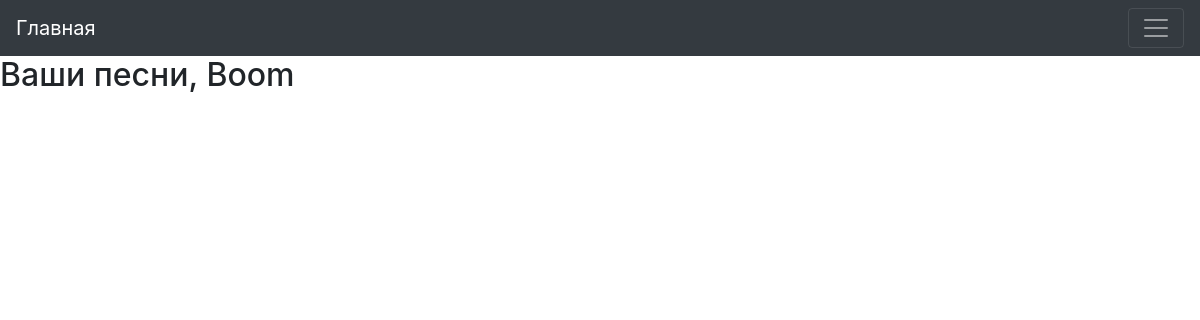
/basket/ (signed in), run on an earlier commit of the app's database.
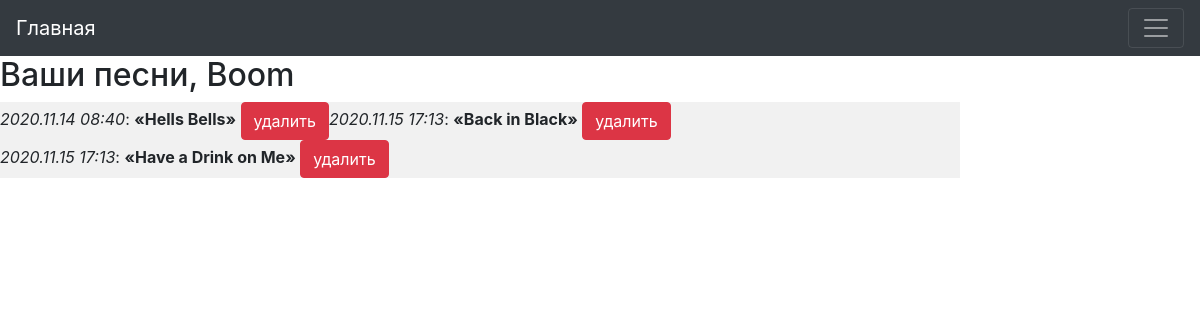
And on a later commit of the database.
### basketapp/models.py (models this page shows, shortened)
class SongBasket(models.Model):
    user = models.ForeignKey(User, on_delete=models.CASCADE)
    songe = models.ForeignKey(Song, on_delete=models.CASCADE)
    added = models.DateTimeField(auto_now_add=True)
    def to_html(self):
        return f'<i>{self.added.strftime("%Y.%m.%d %H:%M")}</i>: <b>{self.songe.name}</b>'

### checkapp/models.py (models this page shows, shortened)
class Song(models.Model):
    category = models.ForeignKey(Album,
                                 on_delete=models.CASCADE)
    name = models.CharField(max_length=200)
    time = models.TimeField(auto_now=False, auto_now_add=False)
    class Meta:
        verbose_name = 'Песня'
        verbose_name_plural = 'Песни'

### basketapp/views.py (the view)
# urls.py: path('', basketapp.index, name='index'),
def index(request):
    items = SongBasket.objects.filter(user=request.user)
    context = {
        'object_list': items,
    }
    return render(request, 'basketapp/index.html', context)

### basketapp/templates/basketapp/index.html
{% extends 'basketapp/base.html' %}
{% block content %}
    <div class="basket">
        <h2>Ваши песни, {{ user.username|capfirst }}</h2>
        <ul>
            {% for item in object_list %}
                <li class="basket-item-{{ item.pk }}">
                {{ item.to_html|safe }}
                    <a href="{% url 'basket:remove' item.pk %}"
                        class="btn btn-danger remove_basket">
                        удалить
                    </a>
                </li>
            {% endfor %}
        </ul>
    </div>
{% endblock %}

### basketapp/templates/basketapp/base.html (shortened to what this page needs)
<!DOCTYPE html>
{% load static %}
<html lang="ru">
<head>
    {% block css %}
        <link rel="stylesheet" href="/static/css/main.css">
        <link rel="stylesheet" href="/static/css/bootstrap.min.css">
    {% endblock %}
</head>
<body>
<nav class="navbar navbar-dark bg-dark">
    <a class="navbar-brand" href="/">Главная</a>
    <button class="navbar-toggler" type="button" data-toggle="collapse" data-target="#navbarToggleExternalContent" aria-controls="navbarToggleExternalContent" aria-expanded="false" aria-label="Toggle navigation">
      <span class="navbar-toggler-icon"></span>
    </button>
</nav>
{% block content %}
{% endblock %}
</body>
</html>

### static/css/main.css (style rules this page uses)
ul { list-style-type: none; margin: 0; padding: 0; width: 80%; background-color: #f1f1f1; display: inline-block; }
li { float: left; }
li a { display: block; color: #000; padding: 8px 16px; text-decoration: none; }

What changed in the data, as far as the page shows it:
added SongBasket: to_html "2020.11.14 08:40 : «Hells Bells»"
added SongBasket: to_html "2020.11.15 17:13 : «Back in Black»"
added SongBasket: to_html "2020.11.15 17:13 : «Have a Drink on Me»"
